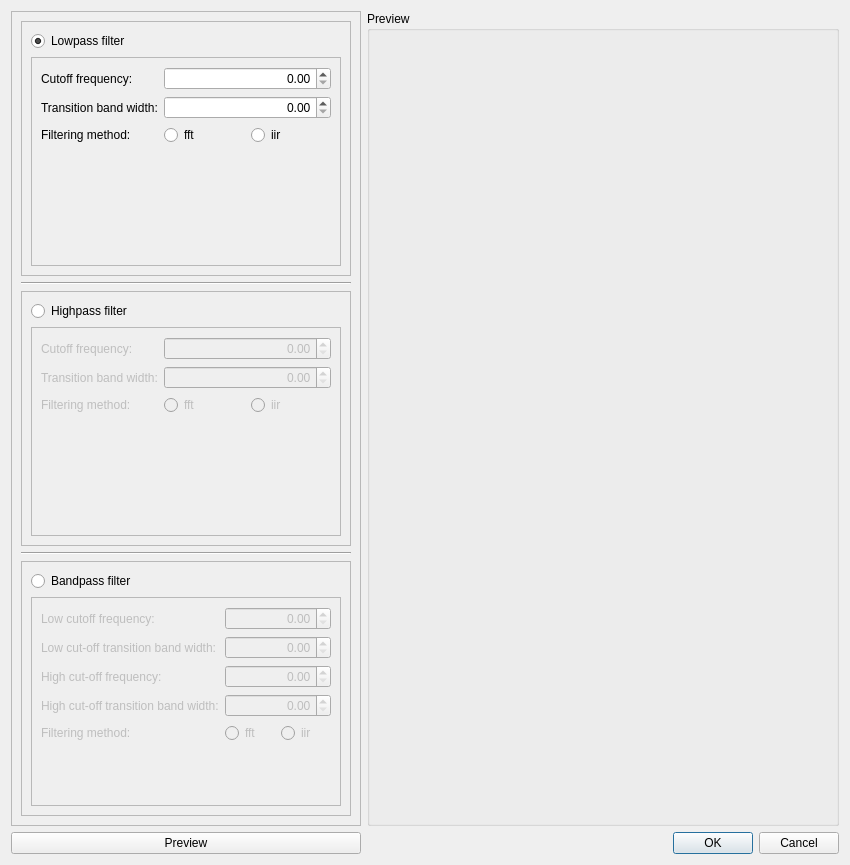
<?xml version="1.0" encoding="UTF-8"?>
<ui version="4.0">
 <class>DialogFilter</class>
 <widget class="QDialog" name="DialogFilter">
  <property name="geometry">
   <rect>
    <x>0</x>
    <y>0</y>
    <width>850</width>
    <height>865</height>
   </rect>
  </property>
  <property name="windowTitle">
   <string>Filtering</string>
  </property>
  <layout class="QGridLayout" name="gridLayout_2">
   <item row="1" column="0">
    <widget class="QPushButton" name="pushButtonPreview">
     <property name="text">
      <string>Preview</string>
     </property>
    </widget>
   </item>
   <item row="1" column="1">
    <widget class="QDialogButtonBox" name="buttonBox">
     <property name="orientation">
      <enum>Qt::Horizontal</enum>
     </property>
     <property name="standardButtons">
      <set>QDialogButtonBox::Cancel|QDialogButtonBox::Ok</set>
     </property>
    </widget>
   </item>
   <item row="0" column="1">
    <widget class="QGroupBox" name="groupBoxPreview">
     <property name="sizePolicy">
      <sizepolicy hsizetype="Preferred" vsizetype="Preferred">
       <horstretch>3</horstretch>
       <verstretch>0</verstretch>
      </sizepolicy>
     </property>
     <property name="title">
      <string>Preview</string>
     </property>
     <layout class="QGridLayout" name="gridLayout_6">
      <item row="0" column="0">
       <widget class="MplWidget" name="widgetMpl" native="true"/>
      </item>
     </layout>
    </widget>
   </item>
   <item row="0" column="0">
    <widget class="QFrame" name="frameFilterSelection">
     <property name="sizePolicy">
      <sizepolicy hsizetype="Preferred" vsizetype="Preferred">
       <horstretch>1</horstretch>
       <verstretch>0</verstretch>
      </sizepolicy>
     </property>
     <property name="minimumSize">
      <size>
       <width>350</width>
       <height>0</height>
      </size>
     </property>
     <property name="frameShape">
      <enum>QFrame::StyledPanel</enum>
     </property>
     <property name="frameShadow">
      <enum>QFrame::Raised</enum>
     </property>
     <property name="lineWidth">
      <number>0</number>
     </property>
     <layout class="QGridLayout" name="gridLayout">
      <item row="0" column="0">
       <widget class="QFrame" name="frameLowpass">
        <property name="frameShape">
         <enum>QFrame::StyledPanel</enum>
        </property>
        <property name="frameShadow">
         <enum>QFrame::Raised</enum>
        </property>
        <layout class="QGridLayout" name="gridLayout_3">
         <item row="1" column="0">
          <widget class="QFrame" name="frame">
           <property name="enabled">
            <bool>true</bool>
           </property>
           <property name="frameShape">
            <enum>QFrame::StyledPanel</enum>
           </property>
           <property name="frameShadow">
            <enum>QFrame::Raised</enum>
           </property>
           <layout class="QFormLayout" name="formLayout">
            <item row="0" column="0">
             <widget class="QLabel" name="labelLowpassCutoff">
              <property name="text">
               <string>Cutoff frequency:</string>
              </property>
             </widget>
            </item>
            <item row="0" column="1">
             <widget class="QDoubleSpinBox" name="doubleSpinBoxLowpassCutoff">
              <property name="alignment">
               <set>Qt::AlignRight|Qt::AlignTrailing|Qt::AlignVCenter</set>
              </property>
             </widget>
            </item>
            <item row="1" column="0">
             <widget class="QLabel" name="labelLowpassTransitionWidth">
              <property name="text">
               <string>Transition band width:</string>
              </property>
             </widget>
            </item>
            <item row="1" column="1">
             <widget class="QDoubleSpinBox" name="doubleSpinBoxTransBandwifth">
              <property name="alignment">
               <set>Qt::AlignRight|Qt::AlignTrailing|Qt::AlignVCenter</set>
              </property>
             </widget>
            </item>
            <item row="2" column="0">
             <widget class="QLabel" name="labelLowpassMethod">
              <property name="text">
               <string>Filtering method:</string>
              </property>
             </widget>
            </item>
            <item row="2" column="1">
             <layout class="QHBoxLayout" name="horizontalLayout_2">
              <item>
               <widget class="QRadioButton" name="radioButtonLowPassFft">
                <property name="text">
                 <string>fft</string>
                </property>
                <attribute name="buttonGroup">
                 <string notr="true">buttonGroupFilterMethods</string>
                </attribute>
               </widget>
              </item>
              <item>
               <widget class="QRadioButton" name="radioButtonLowPassIir">
                <property name="text">
                 <string>iir</string>
                </property>
                <attribute name="buttonGroup">
                 <string notr="true">buttonGroupFilterMethods</string>
                </attribute>
               </widget>
              </item>
             </layout>
            </item>
           </layout>
          </widget>
         </item>
         <item row="0" column="0">
          <widget class="QRadioButton" name="radioButtonLowpass">
           <property name="text">
            <string>Lowpass filter</string>
           </property>
           <property name="checked">
            <bool>true</bool>
           </property>
           <attribute name="buttonGroup">
            <string notr="true">buttonGroupFilterTypes</string>
           </attribute>
          </widget>
         </item>
        </layout>
       </widget>
      </item>
      <item row="1" column="0">
       <widget class="Line" name="line">
        <property name="sizePolicy">
         <sizepolicy hsizetype="Expanding" vsizetype="Fixed">
          <horstretch>0</horstretch>
          <verstretch>0</verstretch>
         </sizepolicy>
        </property>
        <property name="orientation">
         <enum>Qt::Horizontal</enum>
        </property>
       </widget>
      </item>
      <item row="2" column="0">
       <widget class="QFrame" name="frameHighpass">
        <property name="frameShape">
         <enum>QFrame::StyledPanel</enum>
        </property>
        <property name="frameShadow">
         <enum>QFrame::Raised</enum>
        </property>
        <layout class="QGridLayout" name="gridLayout_4">
         <item row="1" column="0">
          <widget class="QFrame" name="frame_2">
           <property name="enabled">
            <bool>false</bool>
           </property>
           <property name="frameShape">
            <enum>QFrame::StyledPanel</enum>
           </property>
           <property name="frameShadow">
            <enum>QFrame::Raised</enum>
           </property>
           <layout class="QFormLayout" name="formLayout_2">
            <item row="0" column="0">
             <widget class="QLabel" name="labelHighpassCutoff">
              <property name="text">
               <string>Cutoff frequency:</string>
              </property>
             </widget>
            </item>
            <item row="0" column="1">
             <widget class="QDoubleSpinBox" name="doubleSpinBoxHighpassCutoff">
              <property name="alignment">
               <set>Qt::AlignRight|Qt::AlignTrailing|Qt::AlignVCenter</set>
              </property>
             </widget>
            </item>
            <item row="1" column="0">
             <widget class="QLabel" name="labelHighpassTransitionWidth">
              <property name="text">
               <string>Transition band width:</string>
              </property>
             </widget>
            </item>
            <item row="1" column="1">
             <widget class="QDoubleSpinBox" name="doubleSpinBoxTransBandwifth_2">
              <property name="alignment">
               <set>Qt::AlignRight|Qt::AlignTrailing|Qt::AlignVCenter</set>
              </property>
             </widget>
            </item>
            <item row="2" column="0">
             <widget class="QLabel" name="labelHighpassMethod">
              <property name="text">
               <string>Filtering method:</string>
              </property>
             </widget>
            </item>
            <item row="2" column="1">
             <layout class="QHBoxLayout" name="horizontalLayout_3">
              <item>
               <widget class="QRadioButton" name="radioButtonHighpassFft">
                <property name="text">
                 <string>fft</string>
                </property>
               </widget>
              </item>
              <item>
               <widget class="QRadioButton" name="radioButtonHighpassIir">
                <property name="text">
                 <string>iir</string>
                </property>
               </widget>
              </item>
             </layout>
            </item>
           </layout>
          </widget>
         </item>
         <item row="0" column="0">
          <widget class="QRadioButton" name="radioButtonHighpass">
           <property name="text">
            <string>Highpass filter</string>
           </property>
           <attribute name="buttonGroup">
            <string notr="true">buttonGroupFilterTypes</string>
           </attribute>
          </widget>
         </item>
        </layout>
       </widget>
      </item>
      <item row="3" column="0">
       <widget class="Line" name="line_2">
        <property name="orientation">
         <enum>Qt::Horizontal</enum>
        </property>
       </widget>
      </item>
      <item row="4" column="0">
       <widget class="QFrame" name="frameBandPass">
        <property name="frameShape">
         <enum>QFrame::StyledPanel</enum>
        </property>
        <property name="frameShadow">
         <enum>QFrame::Raised</enum>
        </property>
        <layout class="QGridLayout" name="gridLayout_5">
         <item row="1" column="0">
          <widget class="QFrame" name="frame_3">
           <property name="enabled">
            <bool>false</bool>
           </property>
           <property name="frameShape">
            <enum>QFrame::StyledPanel</enum>
           </property>
           <property name="frameShadow">
            <enum>QFrame::Raised</enum>
           </property>
           <layout class="QFormLayout" name="formLayout_3">
            <item row="0" column="0">
             <widget class="QLabel" name="labelBandpassCutoffLow">
              <property name="text">
               <string>Low cutoff frequency:</string>
              </property>
             </widget>
            </item>
            <item row="0" column="1">
             <widget class="QDoubleSpinBox" name="doubleSpinBoxBandLowpassCutoff">
              <property name="alignment">
               <set>Qt::AlignRight|Qt::AlignTrailing|Qt::AlignVCenter</set>
              </property>
             </widget>
            </item>
            <item row="1" column="0">
             <widget class="QLabel" name="labelBandpassTransitionWidthLow">
              <property name="text">
               <string>Low cut-off transition band width:</string>
              </property>
             </widget>
            </item>
            <item row="1" column="1">
             <widget class="QDoubleSpinBox" name="doubleSpinBoxBandTransBandwidthHigh_2">
              <property name="alignment">
               <set>Qt::AlignRight|Qt::AlignTrailing|Qt::AlignVCenter</set>
              </property>
             </widget>
            </item>
            <item row="2" column="0">
             <widget class="QLabel" name="labelBandpassCutoffHigh">
              <property name="text">
               <string>High cut-off frequency:</string>
              </property>
             </widget>
            </item>
            <item row="2" column="1">
             <widget class="QDoubleSpinBox" name="doubleSpinBoxBandHighpassCutoff">
              <property name="alignment">
               <set>Qt::AlignRight|Qt::AlignTrailing|Qt::AlignVCenter</set>
              </property>
             </widget>
            </item>
            <item row="3" column="0">
             <widget class="QLabel" name="labelBandpassTransitionWidthHigh">
              <property name="text">
               <string>High cut-off transition band width:</string>
              </property>
             </widget>
            </item>
            <item row="3" column="1">
             <widget class="QDoubleSpinBox" name="doubleSpinBoxBandTransBandwidthHigh">
              <property name="alignment">
               <set>Qt::AlignRight|Qt::AlignTrailing|Qt::AlignVCenter</set>
              </property>
             </widget>
            </item>
            <item row="4" column="0">
             <widget class="QLabel" name="labelBandpassMethod">
              <property name="text">
               <string>Filtering method:</string>
              </property>
             </widget>
            </item>
            <item row="4" column="1">
             <layout class="QHBoxLayout" name="horizontalLayout_4">
              <item>
               <widget class="QRadioButton" name="radioButtonBandpassFft">
                <property name="text">
                 <string>fft</string>
                </property>
               </widget>
              </item>
              <item>
               <widget class="QRadioButton" name="radioButtonBandpassIir">
                <property name="text">
                 <string>iir</string>
                </property>
               </widget>
              </item>
             </layout>
            </item>
           </layout>
          </widget>
         </item>
         <item row="0" column="0">
          <widget class="QRadioButton" name="radioButtonBandpass">
           <property name="text">
            <string>Bandpass filter</string>
           </property>
           <attribute name="buttonGroup">
            <string notr="true">buttonGroupFilterTypes</string>
           </attribute>
          </widget>
         </item>
        </layout>
       </widget>
      </item>
     </layout>
    </widget>
   </item>
  </layout>
 </widget>
 <customwidgets>
  <customwidget>
   <class>MplWidget</class>
   <extends>QWidget</extends>
   <header>mplwidget.h</header>
   <container>1</container>
  </customwidget>
 </customwidgets>
 <resources/>
 <connections>
  <connection>
   <sender>buttonBox</sender>
   <signal>accepted()</signal>
   <receiver>DialogFilter</receiver>
   <slot>accept()</slot>
   <hints>
    <hint type="sourcelabel">
     <x>613</x>
     <y>855</y>
    </hint>
    <hint type="destinationlabel">
     <x>157</x>
     <y>274</y>
    </hint>
   </hints>
  </connection>
  <connection>
   <sender>buttonBox</sender>
   <signal>rejected()</signal>
   <receiver>DialogFilter</receiver>
   <slot>reject()</slot>
   <hints>
    <hint type="sourcelabel">
     <x>681</x>
     <y>855</y>
    </hint>
    <hint type="destinationlabel">
     <x>286</x>
     <y>274</y>
    </hint>
   </hints>
  </connection>
  <connection>
   <sender>radioButtonLowpass</sender>
   <signal>toggled(bool)</signal>
   <receiver>frame</receiver>
   <slot>setEnabled(bool)</slot>
   <hints>
    <hint type="sourcelabel">
     <x>144</x>
     <y>45</y>
    </hint>
    <hint type="destinationlabel">
     <x>153</x>
     <y>61</y>
    </hint>
   </hints>
  </connection>
  <connection>
   <sender>radioButtonHighpass</sender>
   <signal>toggled(bool)</signal>
   <receiver>frame_2</receiver>
   <slot>setEnabled(bool)</slot>
   <hints>
    <hint type="sourcelabel">
     <x>201</x>
     <y>313</y>
    </hint>
    <hint type="destinationlabel">
     <x>200</x>
     <y>333</y>
    </hint>
   </hints>
  </connection>
  <connection>
   <sender>radioButtonBandpass</sender>
   <signal>toggled(bool)</signal>
   <receiver>frame_3</receiver>
   <slot>setEnabled(bool)</slot>
   <hints>
    <hint type="sourcelabel">
     <x>233</x>
     <y>580</y>
    </hint>
    <hint type="destinationlabel">
     <x>230</x>
     <y>595</y>
    </hint>
   </hints>
  </connection>
 </connections>
 <buttongroups>
  <buttongroup name="buttonGroupFilterMethods"/>
  <buttongroup name="buttonGroupFilterTypes"/>
 </buttongroups>
</ui>
